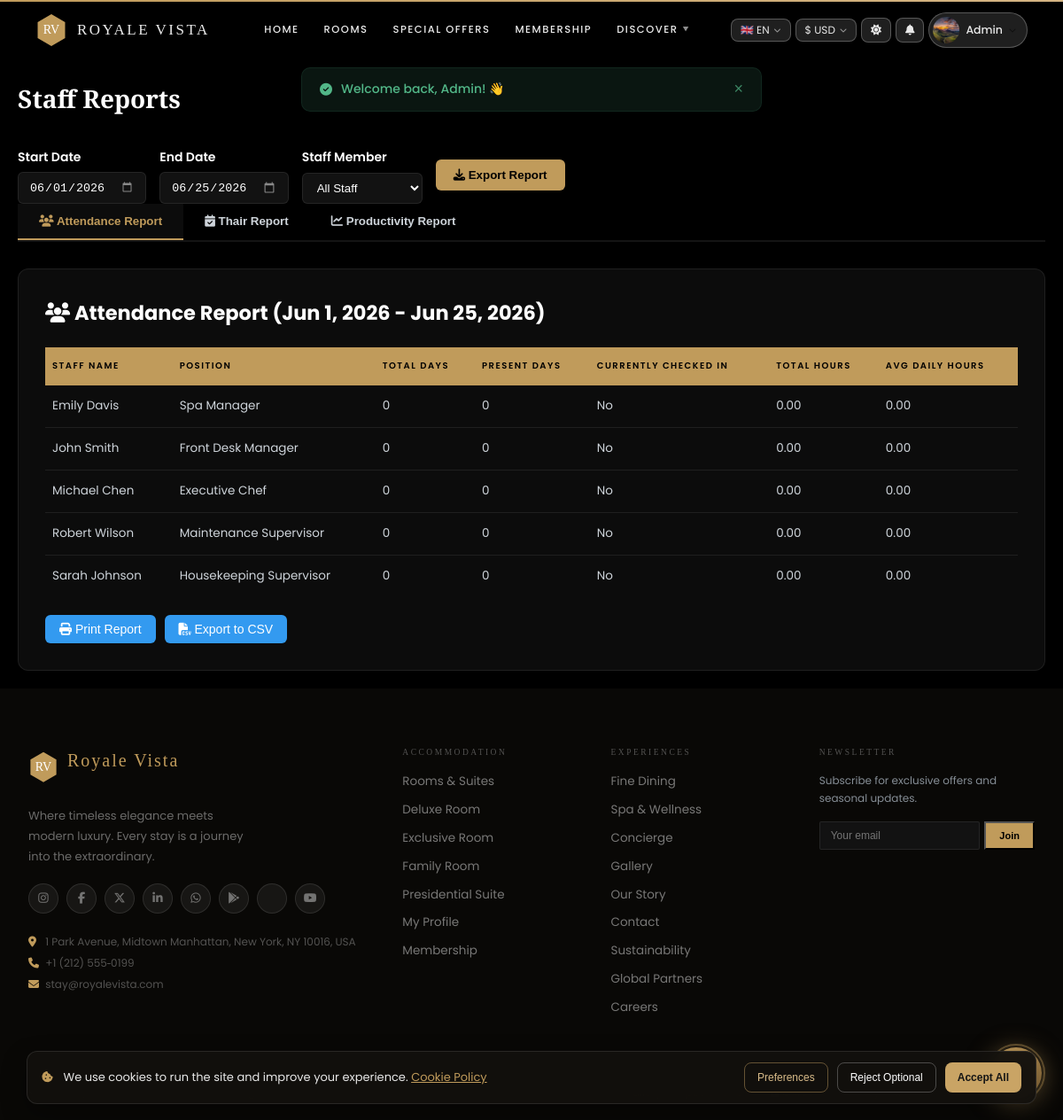
The page /staff_reports.php (signed in) on the database its author committed.
### tables this page shows
CREATE TABLE `staff` (
  `id`            int AUTO_INCREMENT PRIMARY KEY,
  `name`          varchar(200) NOT NULL,
  `email`         varchar(191) UNIQUE NOT NULL,
  `phone`         varchar(30) DEFAULT NULL,
  `password`      varchar(255) DEFAULT NULL,
  `position`      varchar(100) DEFAULT NULL,
  `department`    varchar(100) DEFAULT NULL,
  `salary`        decimal(10,2) DEFAULT 0.00,
  `hire_date`     date DEFAULT NULL,
  `status`        enum('active','inactive','on_leave') DEFAULT 'active',
  `created_at`    timestamp DEFAULT CURRENT_TIMESTAMP,
  `updated_at`    timestamp DEFAULT CURRENT_TIMESTAMP ON UPDATE CURRENT_TIMESTAMP
);

### staff_reports.php (the view, shortened to what this page needs)
<?php
require_once __DIR__ . '/includes/config.php';
require_once __DIR__ . '/includes/db.php';
$reportType = $_GET['report'] ?? 'attendance';
$startDate = $_GET['start_date'] ?? date('Y-m-01');
$endDate = $_GET['end_date'] ?? date('Y-m-d');
$staffId = (int)($_GET['staff_id'] ?? 0);
function generateAttendanceReport($pdo, $startDate, $endDate, $staffId = 0) {
    $sql = "
        SELECT
            s.id as staff_id,
            s.name as staff_name,
            s.position,
            s.department,
            COUNT(a.id) as total_days,
            COUNT(CASE WHEN a.checkin_time IS NOT NULL THEN 1 END) as present_days,
            COUNT(CASE WHEN a.checkout_time IS NULL AND a.checkin_time IS NOT NULL THEN 1 END) as currently_checked_in,
            SUM(CASE
                WHEN a.checkin_time IS NOT NULL AND a.checkout_time IS NOT NULL
                THEN TIMESTAMPDIFF(MINUTE, a.checkin_time, a.checkout_time)
                ELSE 0
            END) as total_minutes,
            AVG(CASE
                WHEN a.checkin_time IS NOT NULL AND a.checkout_time IS NOT NULL
                THEN TIMESTAMPDIFF(MINUTE, a.checkin_time, a.checkout_time)
                ELSE NULL
            END) as avg_minutes
        FROM staff s
        LEFT JOIN attendance a ON s.id = a.staff_id
            AND a.date BETWEEN ? AND ?
    ";
    $params = [$startDate, $endDate];
    $sql .= " GROUP BY s.id, s.name, s.position, s.department
        ORDER BY s.name";
    $stmt = $pdo->prepare($sql);
    $stmt->execute($params);
    return $stmt->fetchAll();
}
switch ($reportType) {
    case 'attendance':
        $reportData = generateAttendanceReport($pdo, $startDate, $endDate, $staffId);
        break;
}
?>
<!DOCTYPE html>
<html lang="en">
<head>
    <link rel="stylesheet" href="<?= BASE ?>/css/style.css">
    <link rel="stylesheet" href="https://cdnjs.cloudflare.com/ajax/libs/font-awesome/6.0.0/css/all.min.css">
</head>
<body>
    <?php include __DIR__ . '/includes/header.php'; ?>
    <main class="reports-container">
        <div class="reports-header">
            <h1 class="reports-title">Staff Reports</h1>
        </div>
        <div class="filters">
            <div class="filter-group">
                <label class="filter-label">Start Date</label>
                <input type="date" class="filter-input" name="start_date" value="<?= $startDate ?>" onchange="updateFilters()">
            </div>
            <div class="filter-group">
                <label class="filter-label">End Date</label>
                <input type="date" class="filter-input" name="end_date" value="<?= $endDate ?>" onchange="updateFilters()">
            </div>
            <?php if ($reportType === 'attendance'): ?>
                <div class="filter-group">
                    <label class="filter-label">Staff Member</label>
                    <select class="filter-input" name="staff_id" onchange="updateFilters()">
                        <option value="0">All Staff</option>
                    </select>
                </div>
            <?php endif; ?>
            <button class="btn-generate" onclick="exportReport()">
                <i class="fas fa-download"></i> Export Report
            </button>
        </div>
        <div class="report-tabs">
            <button class="tab <?= $reportType === 'attendance' ? 'active' : '' ?>" onclick="location.href='?report=attendance&start_date='+document.querySelector('[name=start_date]').value+'&end_date='+document.querySelector('[name=end_date]').value">
                <i class="fas fa-users"></i> Attendance Report
            </button>
            <button class="tab <?= $reportType === 'thair' ? 'active' : '' ?>" onclick="location.href='?report=thair&start_date='+document.querySelector('[name=start_date]').value+'&end_date='+document.querySelector('[name=end_date]').value">
                <i class="fas fa-calendar-check"></i> Thair Report
            </button>
            <button class="tab <?= $reportType === 'productivity' ? 'active' : '' ?>" onclick="location.href='?report=productivity&start_date='+document.querySelector('[name=start_date]').value+'&end_date='+document.querySelector('[name=end_date]').value">
                <i class="fas fa-chart-line"></i> Productivity Report
            </button>
        </div>
        <div class="report-content">
            <?php if ($reportType === 'attendance'): ?>
                <h2 style="margin-bottom: 20px;">
                    <i class="fas fa-users"></i>
                    Attendance Report
                    (<?= date('M j, Y', strtotime($startDate)) ?> - <?= date('M j, Y', strtotime($endDate)) ?>)
                </h2>
                <table class="report-table">
                    <thead>
                        <tr>
                            <th>Staff Name</th>
                            <th>Position</th>
                            <th>Total Days</th>
                            <th>Present Days</th>
                            <th>Currently Checked In</th>
                            <th>Total Hours</th>
                            <th>Avg Daily Hours</th>
                        </tr>
                    </thead>
                    <tbody>
                        <?php foreach ($reportData as $row): ?>
                            <tr>
                                <td><?= htmlspecialchars($row['staff_name']) ?></td>
                                <td><?= htmlspecialchars($row['position']) ?></td>
                                <td><?= $row['total_days'] ?></td>
                                <td><?= $row['present_days'] ?></td>
                                <td><?= $row['currently_checked_in'] > 0 ? 'Yes' : 'No' ?></td>
                                <td><?= number_format($row['total_minutes'] / 60, 2) ?></td>
                                <td><?= number_format($row['avg_minutes'] / 60, 2) ?></td>
                            </tr>
                        <?php endforeach; ?>
                    </tbody>
                </table>
            <?php endif; ?>
            <div class="export-buttons">
                <button class="btn-export" onclick="window.print()">
                    <i class="fas fa-print"></i> Print Report
                </button>
                <button class="btn-export" onclick="exportToCSV()">
                    <i class="fas fa-file-csv"></i> Export to CSV
                </button>
            </div>
        </div>
    </main>
    <?php include __DIR__ . '/includes/footer.php'; ?>
</body>
</html>

### css/style.css (style rules this page uses)
:root { --gold: #d4af37; --gold-lt: #f4e4a6; --gold-dk: #b89628; --gold-dim: rgba(212,175,55,.12); --gold-glow: 0 0 24px rgba(212,175,55,.3); --serif: 'Playfair Display', Georgia, serif; --sans: 'Poppins', system-ui, sans-serif; --radius: 10px; --radius-lg: 16px; --ease: cubic-bezier(.4,0,.2,1); --t: .22s; }
[data-theme="dark"] { --bg: #090910; --bg2: #111118; --card: #16161f; --card2: #1d1d28; --input: rgba(255,255,255,.05); --text: #f0ece2; --text2: #b0aaa0; --muted: #666060; --border: rgba(212,175,55,.15); --bdr2: rgba(212,175,55,.07); --shadow: 0 8px 40px rgba(0,0,0,.6); --shadow2:0 2px 12px rgba(0,0,0,.4); --green: #22c55e; --green-bg: rgba(34,197,94,.12); --red: #ef4444; --red-bg: rgba(239,68,68,.12); --blue: #3b82f6; --blue-bg: rgba(59,130,246,.12); --amber: #f59e0b; --amber-bg: rgba(245,158,11,.12); --scroll: #2a2a35; }
*, *::before, *::after { box-sizing: border-box; margin: 0; padding: 0; }
html { scroll-behavior: smooth; }
body { font-family: var(--sans); background: var(--bg); color: var(--text); line-height: 1.65; overflow-x: hidden; transition: background .3s var(--ease), color .3s var(--ease); }
table { width: 100%; border-collapse: collapse; }
thead th { padding: 12px 18px; text-align: left; font-size: 10px; letter-spacing: 1.5px; text-transform: uppercase; color: var(--muted); background: var(--card2); border-bottom: 1px solid var(--bdr2); white-space: nowrap; }
tbody td { padding: 14px 18px; font-size: 13.5px; border-bottom: 1px solid var(--bdr2); color: var(--text2); vertical-align: middle; }
tbody tr:last-child td { border-bottom: none; }
body { padding-top: 68px; }

### css/animations.css (style rules this page uses)
body { animation: bodyFadeIn .4s ease; }

### staff_reports.php (style rules this page uses)
.reports-container { max-width: 1400px; margin: 0 auto; padding: 20px; }
.reports-header { display: flex; justify-content: space-between; align-items: center; margin-bottom: 30px; flex-wrap: wrap; gap: 15px; }
.reports-title { font-family: var(--serif); font-size: 28px; color: var(--text); }
.filters { display: flex; gap: 15px; align-items: center; flex-wrap: wrap; }
.filter-group { display: flex; flex-direction: column; gap: 5px; }
.filter-label { font-weight: 600; color: var(--text); font-size: 14px; }
.filter-input { padding: 8px 12px; border: 1px solid var(--bdr2); border-radius: 6px; background: var(--card2); color: var(--text); }
.btn-generate { background: var(--gold); color: #000; border: none; padding: 10px 20px; border-radius: 6px; cursor: pointer; font-weight: 600; }
.report-tabs { display: flex; gap: 0; margin-bottom: 30px; border-bottom: 2px solid var(--bdr2); }
.tab { padding: 12px 24px; background: transparent; border: none; cursor: pointer; font-weight: 600; color: var(--text2); border-bottom: 2px solid transparent; }
.tab.active { background: var(--card); color: var(--gold); border-bottom-color: var(--gold); }
.report-content { background: var(--card); border: 1px solid var(--bdr2); border-radius: 12px; padding: 30px; }
.report-table { width: 100%; border-collapse: collapse; margin-top: 20px; }
.report-table th { background: var(--gold); color: #000; padding: 12px 8px; text-align: left; font-weight: 600; border-bottom: 2px solid var(--gold); }
.report-table td { padding: 12px 8px; border-bottom: 1px solid var(--bdr2); }
.export-buttons { margin-top: 20px; display: flex; gap: 10px; }
.btn-export { background: #339af0; color: white; border: none; padding: 8px 16px; border-radius: 6px; cursor: pointer; font-size: 14px; }

### footer.php (style rules this page uses)
body { top: 0 !important; }

### rows shown on the page
staff: name "Emily Davis", position "Spa Manager", total_days "0", present_days "0", total_minutes "0.00", avg_minutes "0.00"
staff: name "John Smith", position "Front Desk Manager", total_days "0", present_days "0", total_minutes "0.00", avg_minutes "0.00"
staff: name "Michael Chen", position "Executive Chef", total_days "0", present_days "0", total_minutes "0.00", avg_minutes "0.00"
staff: name "Robert Wilson", position "Maintenance Supervisor", total_days "0", present_days "0", total_minutes "0.00", avg_minutes "0.00"
staff: name "Sarah Johnson", position "Housekeeping Supervisor", total_days "0", present_days "0", total_minutes "0.00", avg_minutes "0.00"

### other values the page prints
$flash['msg'] "Welcome back, Admin! 👋"
t('home','Home') "HOME"
t('rooms','Rooms & Suites') "ROOMS"
t('offers','Offers') "SPECIAL OFFERS"
t('membership','Membership') "MEMBERSHIP"
t('discover','Discover') "DISCOVER"
LANGUAGES[$lang_]['flag'] "🇬🇧"
$lang_ "EN"
CURRENCIES[$curr]['symbol'] "$"
$curr "USD"
explode(' ',$userName?:'Account')[0] "Admin"
date('M j, Y', strtotime($startDate)) "Jun 1, 2026"
date('M j, Y', strtotime($endDate)) "Jun 25, 2026"
